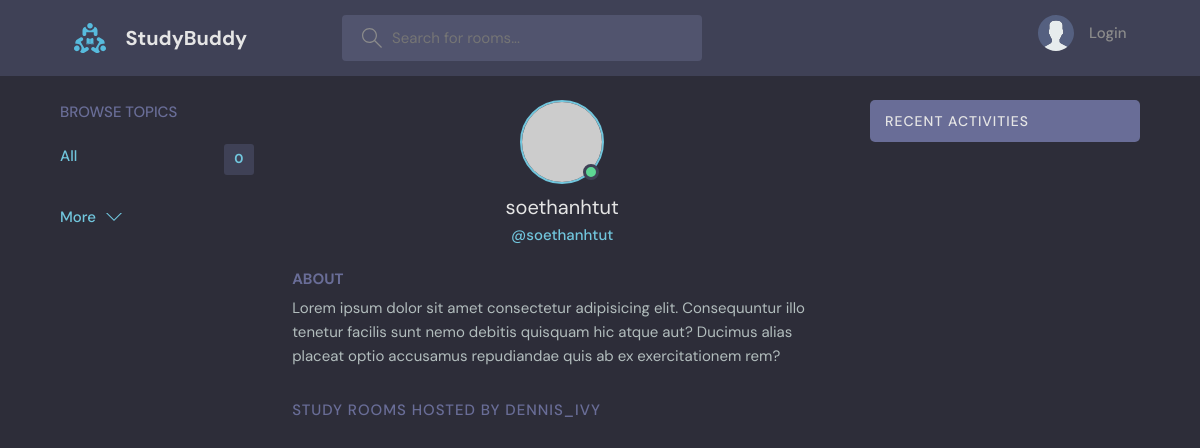
/profile/1/, run on an earlier commit of the app's database.
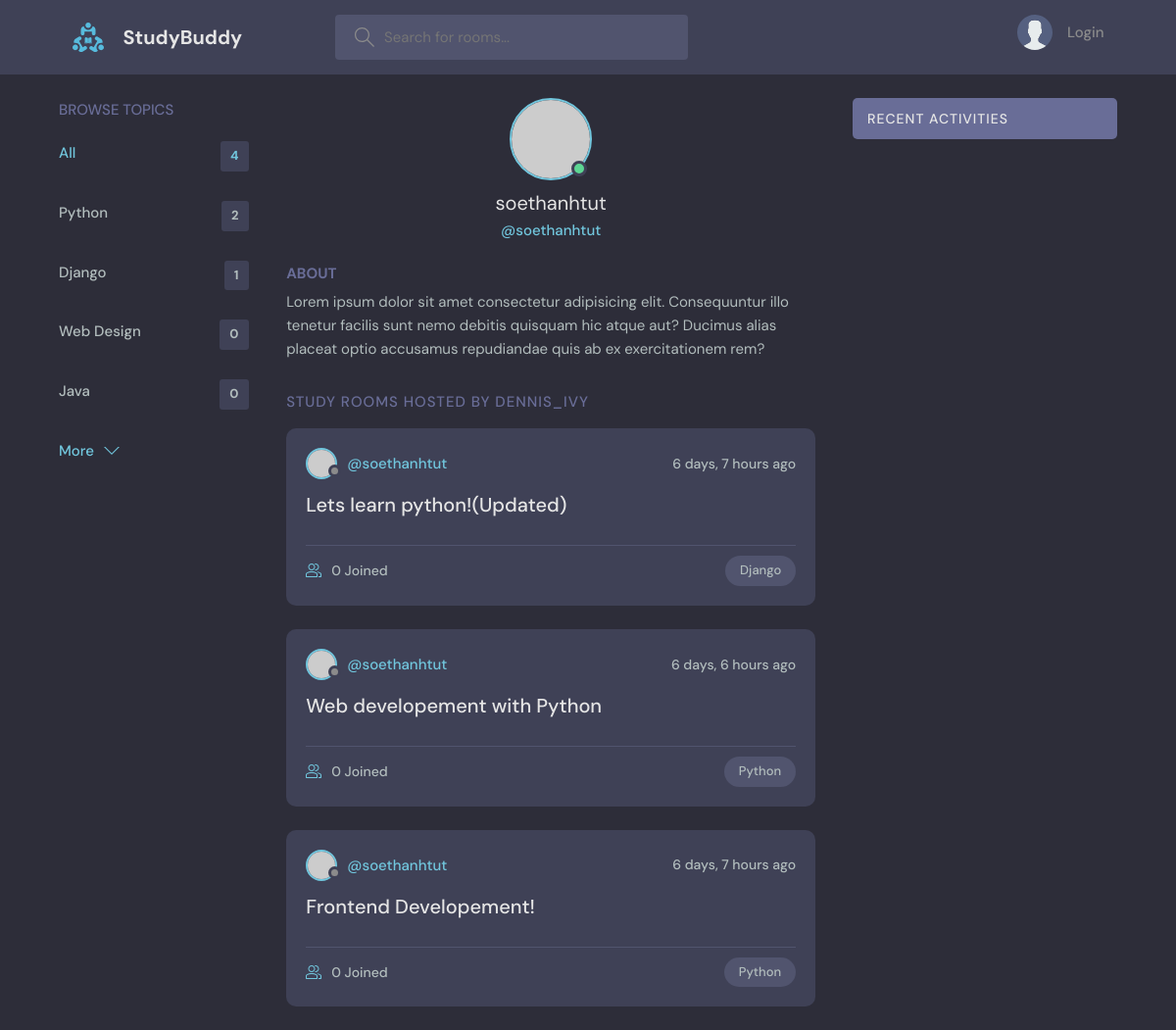
And on a later commit of the database.
### base/models.py (models this page shows, shortened)
class Topic(models.Model):
    name=models.CharField(max_length=200)

class Room(models.Model):
    host=models.ForeignKey(User,on_delete=models.SET_NULL,null=True)
    topic=models.ForeignKey(Topic,on_delete=models.SET_NULL,null=True)
    name=models.CharField(max_length=200)
    description=models.TextField(null=True,blank=True)
    participants=models.ManyToManyField(User,related_name='participants',blank=True)
    updated=models.DateTimeField(auto_now=True)
    created=models.DateTimeField(auto_now_add=True)
    class Meta:
        ordering=['-updated','-created']

### base/views.py (the view)
# urls.py: path('profile/<int:pk>/',views.user_profile,name='profile'),
def user_profile(request,pk):
    user=User.objects.get(id=pk)
    rooms=user.room_set.all()
    room_message=user.message_set.all()
    topic=Topic.objects.all()
    context={'user':user,'rooms':rooms,'messages':room_message,'topics':topic}
    return render(request,'base/profile.html',context)

### templates/base/profile.html (shortened to what this page needs)
{% extends 'main.html' %} {% block content %}
 <main class="profile-page layout layout--3">
    <div class="container">
     {% include 'base/topic_component.html' %}
      <div class="roomList">
        <div class="profile">
          <div class="profile__avatar">
            <div class="avatar avatar--large active">
              <img src="https://randomuser.me/api/portraits/men/11.jpg" />
            </div>
          </div>
          <div class="profile__info">
            <h3>{{user.username}}</h3>
            <p>@{{user.username}}</p>
          </div>
          <div class="profile__about">
            <h3>About</h3>
            <p>
              Lorem ipsum dolor sit amet consectetur adipisicing elit. Consequuntur illo tenetur
              facilis sunt nemo debitis quisquam hic atque aut? Ducimus alias placeat optio
              accusamus repudiandae quis ab ex exercitationem rem?
            </p>
          </div>
        </div>
        <div class="roomList__header">
          <div>
            <h2>Study Rooms Hosted by dennis_ivy</a>
            </h2>
          </div>
        </div>
        {% include 'base/feed_component.html' %}
      </div>
      {% include 'base/activity_component.html' %}
    </div>
  </main>
  {% endblock content %}

### templates/base/topic_component.html
<div class="topics">
  <div class="topics__header">
    <h2>Browse Topics</h2>
  </div>
  <ul class="topics__list">
    <li>
      <a href="{% url 'home' %}" class="active"
        >All <span>{{topics.count}}</span></a
      >
    </li>
    {% for topic in topics %}
    <li>
      <a href="{% url 'home' %}?q={{topic.name}}"
        >{{topic.name}} <span>{{topic.room_set.all.count}}</span></a
      >
    </li>
    {% endfor %}
  </ul>
  <a class="btn btn--link" href="{% url 'topics'%}">
    More
    <svg
      version="1.1"
      xmlns="http://www.w3.org/2000/svg"
      width="32"
      height="32"
      viewBox="0 0 32 32"
    >
      <title>chevron-down</title>
      <path d="M16 21l-13-13h-3l16 16 16-16h-3l-13 13z"></path>
    </svg>
  </a>
</div>

### templates/base/feed_component.html (shortened to what this page needs)
{% for room in rooms %}
<div class="roomListRoom">
  <div class="roomListRoom__header">
    <a href="{% url 'profile' room.host.id%}" class="roomListRoom__author">
      <div class="avatar avatar--small">
        <img src="https://randomuser.me/api/portraits/women/11.jpg" />
      </div>
      <span>@{{room.host.username}}</span>
    </a>
    <div class="roomListRoom__actions">
      <span>{{room.created|timesince}} ago</span>
    </div>
  </div>
  <div class="roomListRoom__content">
    <a href="{% url 'room' room.id %}">{{room.name}}</a>
  </div>
  <div class="roomListRoom__meta">
    <a href="{% url 'room' room.id %}" class="roomListRoom__joined">
      {{room.participants.all.count}} Joined
    </a>
    <p class="roomListRoom__topic">{{room.topic.name}}</p>
  </div>
</div>
{% endfor %}

What changed in the data, as far as the page shows it:
added Topic: name "Python", room_set.all.count "2"
added Topic: name "Django", room_set.all.count "1"
added Topic: name "Web Design", room_set.all.count "0"
added Topic: name "Java", room_set.all.count "0"
now on this page (row edited): Room: host.username "soethanhtut", created "6 days, 7 hours", name "Lets learn python!(Updated)", participants.all.count "0", topic.name "Django"
added Room: host.username "soethanhtut", created "6 days, 6 hours", name "Web developement with Python", participants.all.count "0", topic.name "Python"
now on this page (row edited): Room: host.username "soethanhtut", created "6 days, 7 hours", name "Frontend Developement!", participants.all.count "0", topic.name "Python"
Also different on the page:
{{ topics.count }}: "0" → "4"
